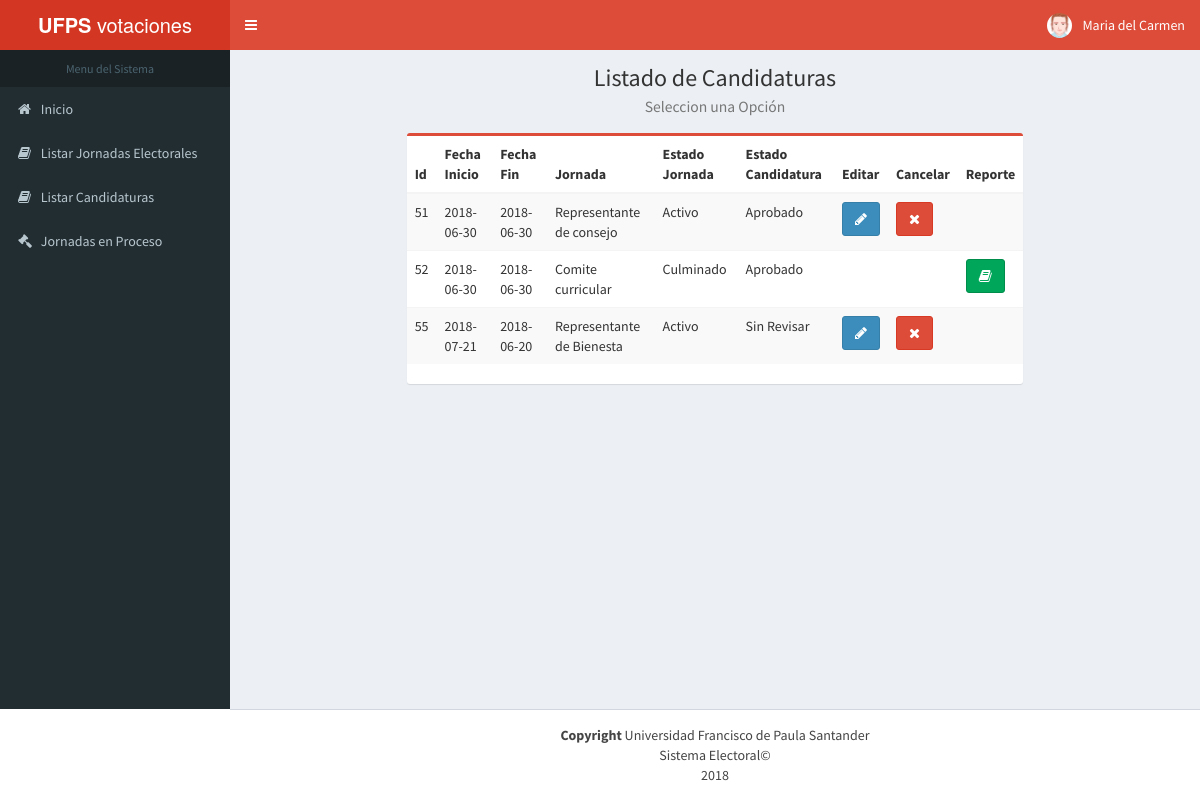
Screenshot of /php/FormListarCandidaturas.php (signed in) with the database file from the repository.
### tables this page shows
CREATE TABLE `estudiante` (
  `codigo` int(7) NOT NULL,
  `nombre` varchar(50) NOT NULL,
  `contrasena` varchar(20) NOT NULL,
  `telefono` int(7) NOT NULL,
  `correo` varchar(50) NOT NULL,
  `correoInstitucional` varchar(50) NOT NULL,
  `fechaIngreso` date DEFAULT NULL,
  `estado` varchar(10) NOT NULL,
  `nombreCarrera` varchar(30) NOT NULL,
  `cedula` varchar(10) NOT NULL,
  `foto` varchar(200) NOT NULL
);

CREATE TABLE `candidato` (
  `idJornada` int(11) NOT NULL,
  `cedula` varchar(10) NOT NULL,
  `descripcion` varchar(100) NOT NULL,
  `estado` varchar(20) NOT NULL,
  `codigo` int(7) NOT NULL
);

CREATE TABLE `jornada` (
  `id` int(11) NOT NULL,
  `fechainicio` date NOT NULL,
  `fechafin` date NOT NULL,
  `tipojornada` varchar(25) NOT NULL,
  `Estado` varchar(10) NOT NULL,
  `usuario` varchar(30) NOT NULL,
  `InicioCandidato` date NOT NULL,
  `FinCandidato` date NOT NULL
);

### Facade/facVotacion.php (called while the page is built, shortened)
<?php
include_once '../negocio/negVotacion.php';
class facVotacion {
    private $negVotacion;
    function __construct() {
        $this->negVotacion = new negVotacion();
    }
    public function TablaCandidaturas($codigo) {
        return $this->negVotacion->TablaCandidaturas($codigo);
    }
    public function CargarDatosE($codigo) {
        return $this->negVotacion->CargarDatosE($codigo);
    }
    }

### util/conexion2.php (called while the page is built, shortened)
<?php
class conexion2 {
    private $servidor = "localhost";
    private $usuario = "root";
    private $constrasena = "";
    private $bd = "votacion";
    private $conexion;
    static $_instance;
    public function conection() {
        if ($this->conexion == null || $this->conexion == "") {
            $this->conexion = new mysqli($this->servidor, $this->usuario, $this->constrasena, $this->bd);
        } else {
            if (!mysqli_ping($this->conexion)) {
                $this->conexion = null;
                $this->conection();
            }
        }
    }
    public static function getInstance() {
        if (!(self::$_instance instanceof self)) {
            self::$_instance = new self();
        }
        return self::$_instance;
    }
    public function ejecutarConsultaSQL($consulta) {
        $result = mysqli_query($this->conexion, $consulta);
        return $result;
    }
    public function getArray($result) {
        return mysqli_fetch_array($result);
    }
}

### DAO/estudiante_DAO.php (called while the page is built, shortened)
<?php
include_once ('../util/conexion2.php');
class estudiante_DAO {
    private $bd;
    function __construct() {
        $this->bd = conexion2::getInstance();
    }
    public function CargarDatosE($codigo){
        $this->bd->conection();
        $consulta = "SELECT nombre,foto FROM estudiante WHERE codigo=$codigo;";
        $consul = $this->bd->ejecutarConsultaSQL($consulta);
        return $consul;
    }
    public function getArray($result) {
        return ($this->bd->getArray($result));
    }
}

### DAO/JornadaElectoral_DAO.php (called while the page is built, shortened)
<?php
include_once ('../util/conexion2.php');
class JornadaElectoral_DAO {
    private $bd;
    function __construct() {
        $this->bd = conexion2::getInstance();
    }
    public function TablaCandidaturas($codigo){
        $this->bd->conection();
        $consulta = "SELECT j.id ,j.fechainicio,j.fechafin,j.tipojornada ,j.Estado ,c.estado, c.codigo"
                . " FROM candidato c JOIN jornada j ON (c.idJornada=j.id) WHERE c.codigo='$codigo';";
        $result = $this->bd->ejecutarConsultaSQL($consulta);
        return $result;
    }
    public function getArray($result) {
        return ($this->bd->getArray($result));
    }
}

### negocio/negVotacion.php (the view, shortened to what this page needs)
<?php
include_once '../DAO/JornadaElectoral_DAO.php';
include_once '../DAO/candidato_DAO.php';
include_once '../DAO/estudiante_DAO.php';
class negVotacion {
    public function CargarDatosE($codigo) {
        $moddao = new estudiante_DAO();
        $result = $moddao->CargarDatosE($codigo);
        $row = $moddao->getArray($result);
        $foto = $row['foto'];
        $nombre = $row['nombre'];
        $script = "<li class='dropdown user user-menu'>
                    <a href='#' class='dropdown-toggle' data-toggle='dropdown'>
                        <img src='" . $foto . "' class='user-image' alt='User Image'>
                        <span class='hidden-xs'>" . $nombre . "</span>
                    </a>
                    <ul class='dropdown-menu'>
                        <li class='user-header'>
                            <img src='" . $foto . "' class='img-circle' alt='User Image'>
                            <p>
                                " . $nombre . "
                                <small>UFPS</small>
                            </p>
                        </li>
                        <li class='user-footer'>
                            <div class='pull-left'>
                                <a href='../php/FormCambiarContrasenaE.php' class='btn btn-default btn-flat'>Cambiar Clave</a>
                            </div>
                            <div class='pull-right'>
                                <a href='../util/cerrarSesionE.php' class='btn btn-default btn-flat'>Salir</a>
                            </div>
                        </li>
                    </ul>
                </li>";
        return $script;
    }
    public function TablaCandidaturas($codigo) {
        $man = new JornadaElectoral_DAO();
        $listado = $man->TablaCandidaturas($codigo);
        $tablaJornada = "<table id='mytable' class='table table-bordred table-striped'>\n"
                . " <thead>\n"
                . "            <tr>"
                . "                <th>Id</th>"
                . "                <th>Fecha Inicio</th>"
                . "                <th>Fecha Fin</th>"
                . "                <th>Jornada</th>"
                . "                <th>Estado Jornada</th>"
                . "                <th>Estado Candidatura</th>"
                . "                <th>Editar</th>"
                . "                <th>Cancelar</th>"
                . "                <th>Reporte</th>"
                . "            </tr>\n"
                . "</thead>\n"
                . "<tbody>\n";
        if ($row = $man->getArray($listado)) {
            do {
                $tablaJornada .= "<tr>\n"
                        . "<td>" . $row['id'] . "</td>"
                        . "<td>" . $row['fechainicio'] . "</td>\n"
                        . "<td>" . $row['fechafin'] . "</td>\n"
                        . "<td>" . $row['tipojornada'] . "</td>\n"
                        . "<td>" . $row['Estado'] . "</td>\n"
                        . "<td>" . $row['estado'] . "</td>";
                if ($row['Estado'] == 'Activo' and ( $row['estado'] == 'Sin Revisar' or $row['estado'] == 'Aprobado')) {
                    $tablaJornada .= "<td><a class='btn btn-primary' href='FormEditarCandidatura.php?variable=" . $row['id'] . "&cod=" . $codigo . "' role='button'><i class='fa fa-pencil'></i></a></td>"
                            . "<td><a class='btn btn-danger' href='CancelarCandidatura.php?variable=" . $row['id'] . "&cod=" . $codigo . "' role='button'><i class='fa fa-remove'></i></a></td>"
                            . "<td></td>";
                } else {
                    if ($row['Estado'] == 'Culminado') {
                        $tablaJornada .= "<td></td><td></td><td><a class='btn btn-success' href='FormReporteE.php?variable=" . $row['id'] . "&tipo=" . $row['tipojornada'] . "'role='button'><i class='fa fa-book'></i></a></td>";
                    } else {
                        $tablaJornada .= "<td></td><td></td><td></td>";
                    }
                }
            } while ($row = $man->getArray($listado));
            $tablaJornada .= "</tbody>\n</table>\n";
            return $tablaJornada;
        } else {
            echo 'NO HAY JORNADAS ELECTORALES REGISTRADAS';
        }
    }
}

### rows the page displays
estudiante: foto (picture), nombre "Maria del Carmen"
candidato: idJornada "51", idJornada.fechainicio "2018-06-30", idJornada.fechafin "2018-06-30", idJornada.tipojornada "Representante de consejo", idJornada.Estado "Activo", estado "Aprobado"
candidato: idJornada "52", idJornada.fechainicio "2018-06-30", idJornada.fechafin "2018-06-30", idJornada.tipojornada "Comite curricular", idJornada.Estado "Culminado", estado "Aprobado"
candidato: idJornada "55", idJornada.fechainicio "2018-07-21", idJornada.fechafin "2018-06-20", idJornada.tipojornada "Representante de Bienesta", idJornada.Estado "Activo", estado "Sin Revisar"
